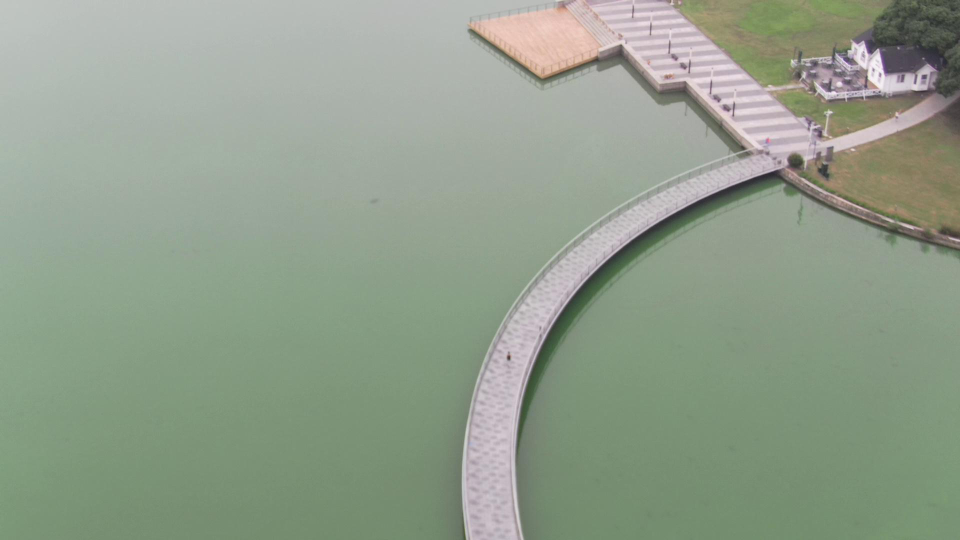
#> input picture Testimage/2.png, 1920 x 1080 px (shown at 1/2 size)
$ python showRes.py
#> lines starting #> are read from the running program, lines starting #| are printed output that depends on the picture
from matplotlib import pyplot as plt
import cv2

fig, ax = plt.subplots()
A = cv2.imread('./Testimage/2.png')  # 左半部分
#> A is the input picture: shape (1080, 1920, 3); mean B, G, R 140.2, 157.9, 145.2
B = cv2.imread('./res/res.png')  # 左半部分
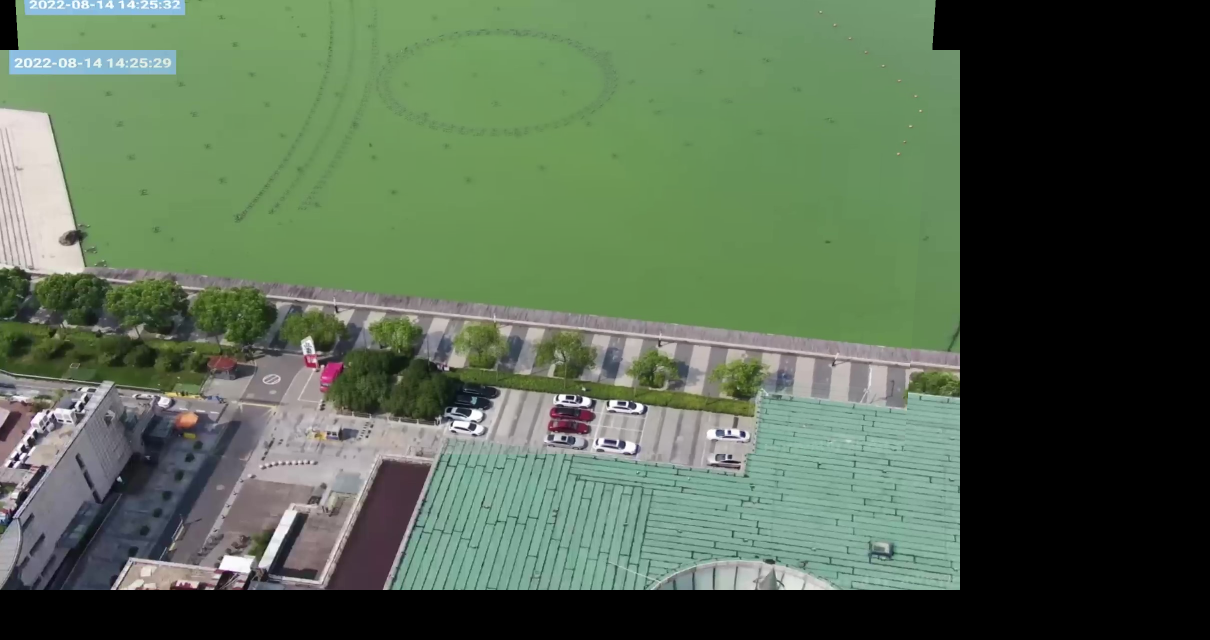
#> input picture Picmatch/res/res.png, 2420 x 1280 px, found by its file name (shown at 1/2 size)
#> B is the input picture: shape (1280, 2420, 3); mean B, G, R 79.9, 102.6, 84.3
C = cv2.imread('./TransformedMask/trm.png')  # 左半部分
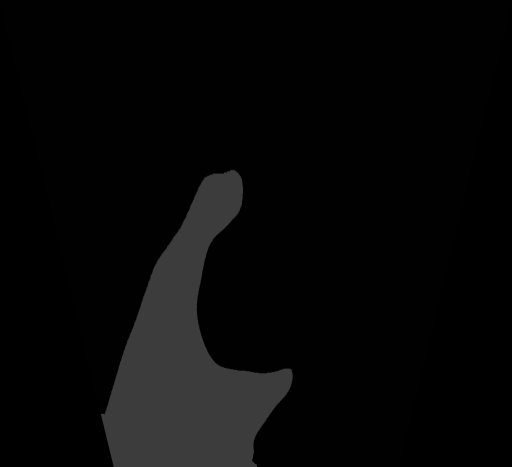
#> input picture TransformedMask/trm.png, 1024 x 934 px (shown at 1/2 size)
#> C is the input picture: shape (934, 1024, 3); min 0, max 60, mean 7.4
D = cv2.imread('./Transformedpic/1.png')  # 左半部分
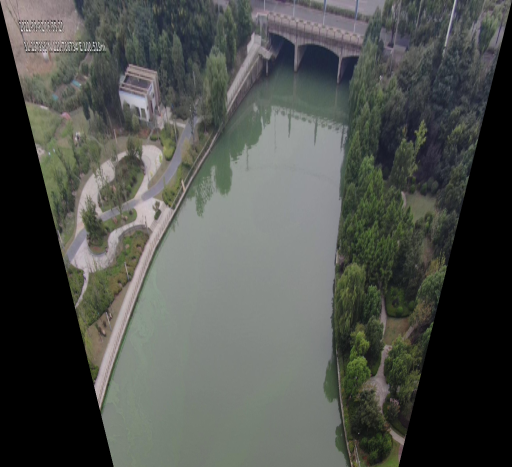
#> input picture Transformedpic/1.png, 1024 x 934 px (shown at 1/2 size)
#> D is the input picture: shape (934, 1024, 3); mean B, G, R 76.9, 81.2, 78.4

plt.subplot(221), plt.imshow(A), plt.title('Original image')
plt.subplot(222), plt.imshow(B), plt.title('Results')
plt.subplot(223), plt.imshow(D), plt.title('Original image trans')
plt.subplot(224), plt.imshow(C), plt.title('result trans')

plt.show()
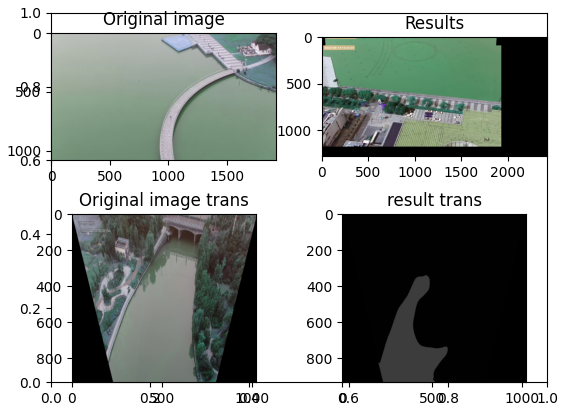
#> figure drawn by matplotlib, 4 panels; B, G, R data is drawn as R, G, B

fig.savefig('./res.svg',dpi=600,format='svg')
